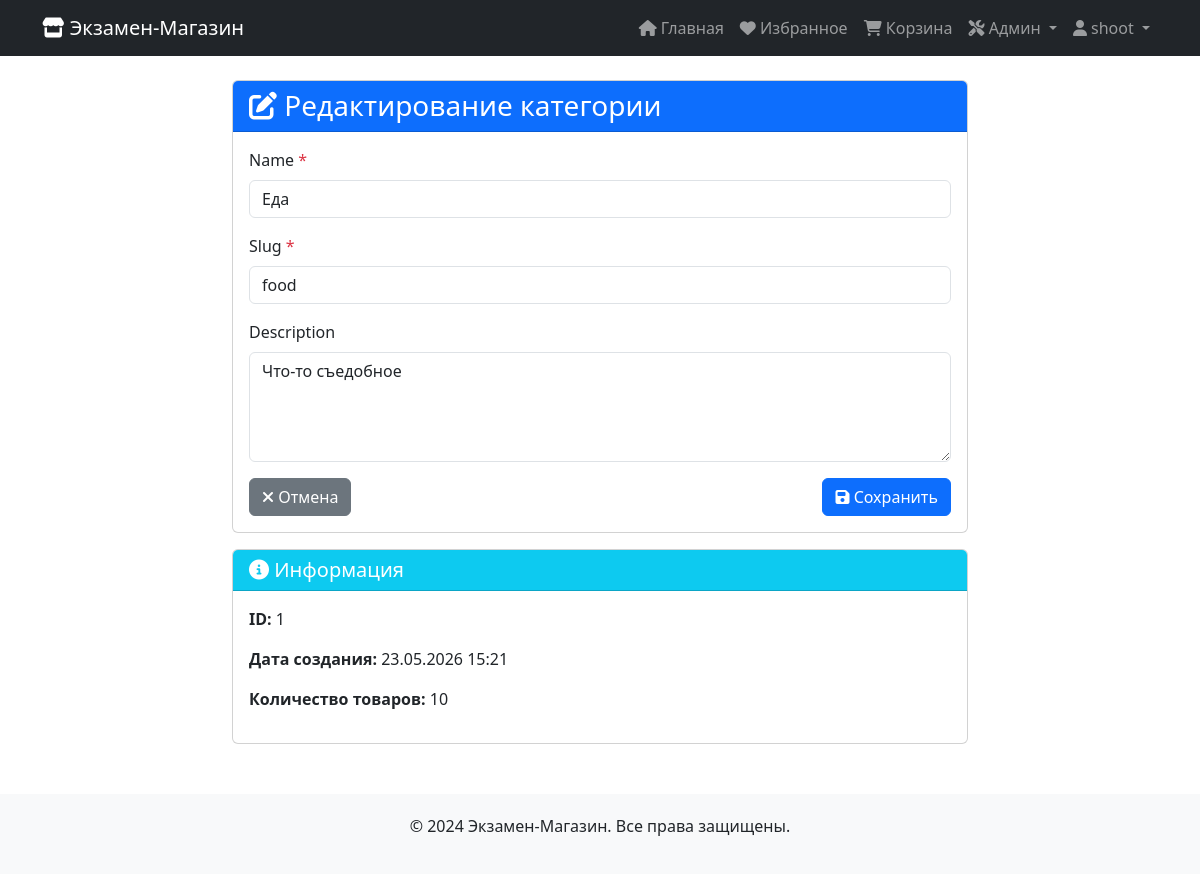
The app's page /categories/edit/1/ (signed in) with its own data.
### catalog/models.py (models this page shows, shortened)
class Category(models.Model):
    name = models.CharField(max_length=100, unique=True)
    slug = models.SlugField(max_length=100, unique=True)
    description = models.TextField(blank=True)
    created_at = models.DateTimeField(auto_now_add=True)

### catalog/views.py (the view)
# urls.py: path('categories/edit/<int:pk>/', views.category_edit, name='category_edit'),
@user_passes_test(is_admin)
def category_edit(request, pk):
    category = get_object_or_404(Category, pk=pk)
    if request.method == 'POST':
        form = CategoryForm(request.POST, instance=category)
        if form.is_valid():
            category = form.save()
            messages.success(request, f'Категория "{category.name}" успешно обновлена!')
            return redirect('catalog:category_list')
    else:
        form = CategoryForm(instance=category)
    return render(request, 'catalog/admin/category_form.html', {
        'form': form,
        'category': category,
        'title': 'Редактирование категории',
    })

### catalog/forms.py
class CategoryForm(forms.ModelForm):
    class Meta:
        model = Category
        fields = ['name', 'slug', 'description']
        widgets = {
            'description': forms.Textarea(attrs={'rows': 3}),
        }

### catalog/views.py (called while the page is built)
def is_admin(user):
    return user.is_staff

### catalog/templates/catalog/admin/category_form.html (shortened to what this page needs)
{% extends 'catalog/base.html' %}
{% block content %}
<div class="row justify-content-center">
    <div class="col-md-8">
        <div class="card">
            <div class="card-header bg-primary text-white">
                <h3 class="mb-0">
                    <i class="fas fa-{% if category %}edit{% else %}plus{% endif %}"></i>
                    {{ title }}
                </h3>
            </div>
            <div class="card-body">
                <form method="post">
                    {% for field in form %}
                    <div class="mb-3">
                        <label for="{{ field.id_for_label }}" class="form-label">
                            {{ field.label }}
                            {% if field.field.required %}<span class="text-danger">*</span>{% endif %}
                        </label>
                        {% if field.name == 'description' %}
                            <textarea name="{{ field.name }}"
                                      class="form-control {% if field.errors %}is-invalid{% endif %}"
                                      rows="4">{{ field.value|default:'' }}</textarea>
                        {% else %}
                            <input type="text"
                                   name="{{ field.name }}"
                                   class="form-control {% if field.errors %}is-invalid{% endif %}"
                                   value="{{ field.value|default:'' }}">
                        {% endif %}
                    </div>
                    {% endfor %}
                    <div class="d-flex justify-content-between">
                        <a href="{% url 'catalog:category_list' %}" class="btn btn-secondary">
                            <i class="fas fa-times"></i> Отмена
                        </a>
                        <button type="submit" class="btn btn-primary">
                            <i class="fas fa-save"></i> Сохранить
                        </button>
                    </div>
                </form>
            </div>
        </div>
        {% if category %}
        <div class="card mt-3">
            <div class="card-header bg-info text-white">
                <h5 class="mb-0"><i class="fas fa-info-circle"></i> Информация</h5>
            </div>
            <div class="card-body">
                <p><strong>ID:</strong> {{ category.id }}</p>
                <p><strong>Дата создания:</strong> {{ category.created_at|date:"d.m.Y H:i" }}</p>
                <p><strong>Количество товаров:</strong> {{ category.products.count }}</p>
            </div>
        </div>
        {% endif %}
    </div>
</div>
{% endblock %}

### catalog/templates/catalog/base.html (shortened to what this page needs)
<!DOCTYPE html>
<html lang="ru">
<head>
    <link href="https://cdn.jsdelivr.net/npm/bootstrap@5.3.0/dist/css/bootstrap.min.css" rel="stylesheet">
    <link rel="stylesheet" href="https://cdnjs.cloudflare.com/ajax/libs/font-awesome/6.4.0/css/all.min.css">
</head>
<body>
<nav class="navbar navbar-expand-lg navbar-dark bg-dark">
    <div class="container">
        <a class="navbar-brand" href="{% url 'catalog:product_list' %}">
            <i class="fas fa-store"></i> Экзамен-Магазин
        </a>
        <div class="collapse navbar-collapse" id="navbarNav">
            <ul class="navbar-nav ms-auto">
                <li class="nav-item">
                    <a class="nav-link" href="{% url 'catalog:product_list' %}">
                        <i class="fas fa-home"></i> Главная
                    </a>
                </li>
                {% if user.is_authenticated %}
                    <li class="nav-item">
                        <a class="nav-link" href="{% url 'catalog:favorites_list' %}">
                            <i class="fas fa-heart"></i> Избранное
                        </a>
                    </li>
                    <li class="nav-item">
                        <a class="nav-link position-relative" href="{% url 'catalog:cart_view' %}">
                            <i class="fas fa-shopping-cart"></i> Корзина
                        </a>
                    </li>
                    {% if user.is_staff %}
						<li class="nav-item dropdown">
							<a class="nav-link dropdown-toggle" href="#" role="button" data-bs-toggle="dropdown">
								<i class="fas fa-tools"></i> Админ
							</a>
						</li>
					{% endif %}
                    <li class="nav-item dropdown">
                        <a class="nav-link dropdown-toggle" href="#" role="button" data-bs-toggle="dropdown">
                            <i class="fas fa-user"></i> {{ user.username }}
                        </a>
                    </li>
                {% endif %}
            </ul>
        </div>
    </div>
</nav>
<div class="container mt-4">
    {% block content %}
    {% endblock %}
</div>
<footer>
    <div class="container text-center">
        <p>&copy; 2024 Экзамен-Магазин. Все права защищены.</p>
    </div>
</footer>
</body>
</html>

### catalog/templates/catalog/base.html (style rules this page uses)
footer { margin-top: 50px; padding: 20px 0; background-color: #f8f9fa; }

### records on screen
Category: name "Еда" "food", description "Что-то съедобное", id "1", created_at "23.05.2026 15:21", products.count "10"

### other values on screen
{{ user.username }} "shoot"
{{ title }} "Редактирование категории"
{{ field.label }} "Name" "Slug" "Description"
